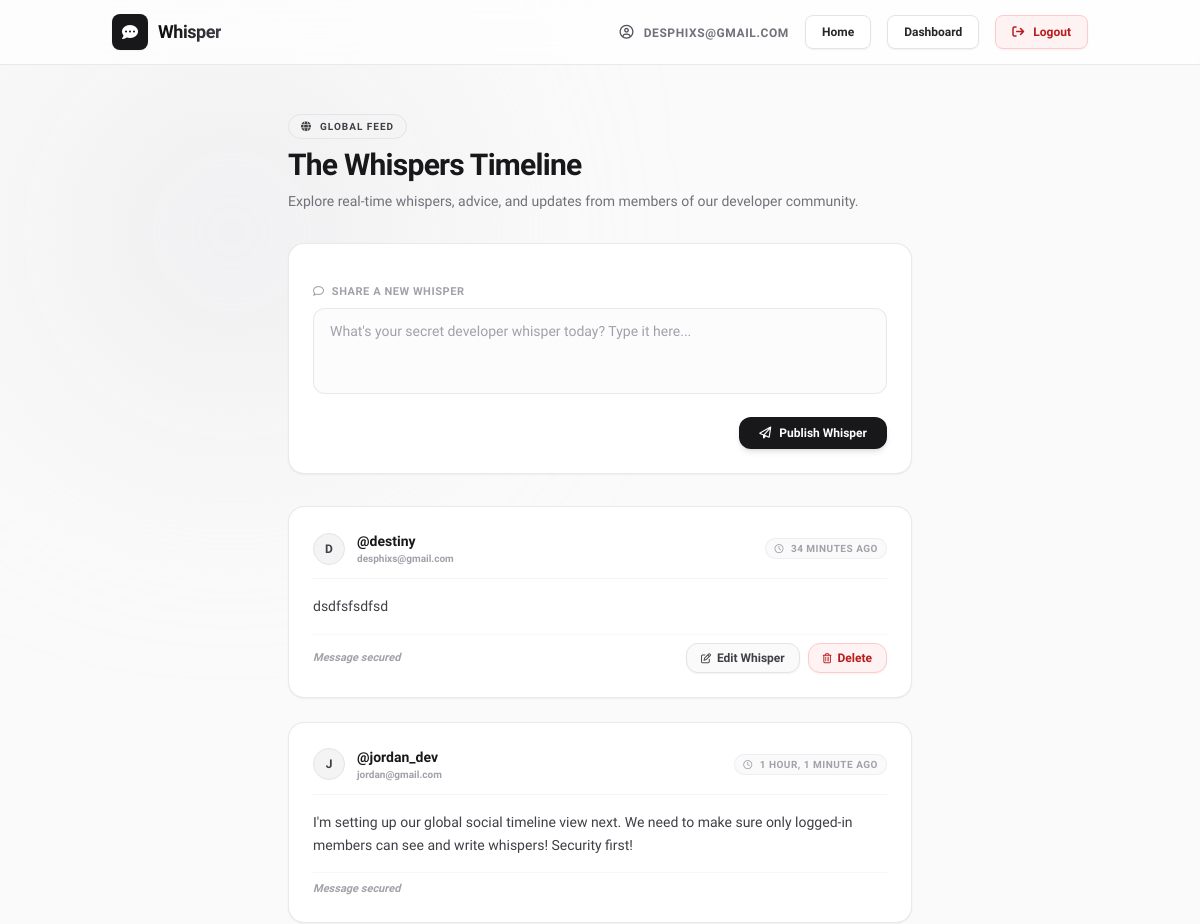
Page / (signed in, upper part) on the earlier database version.
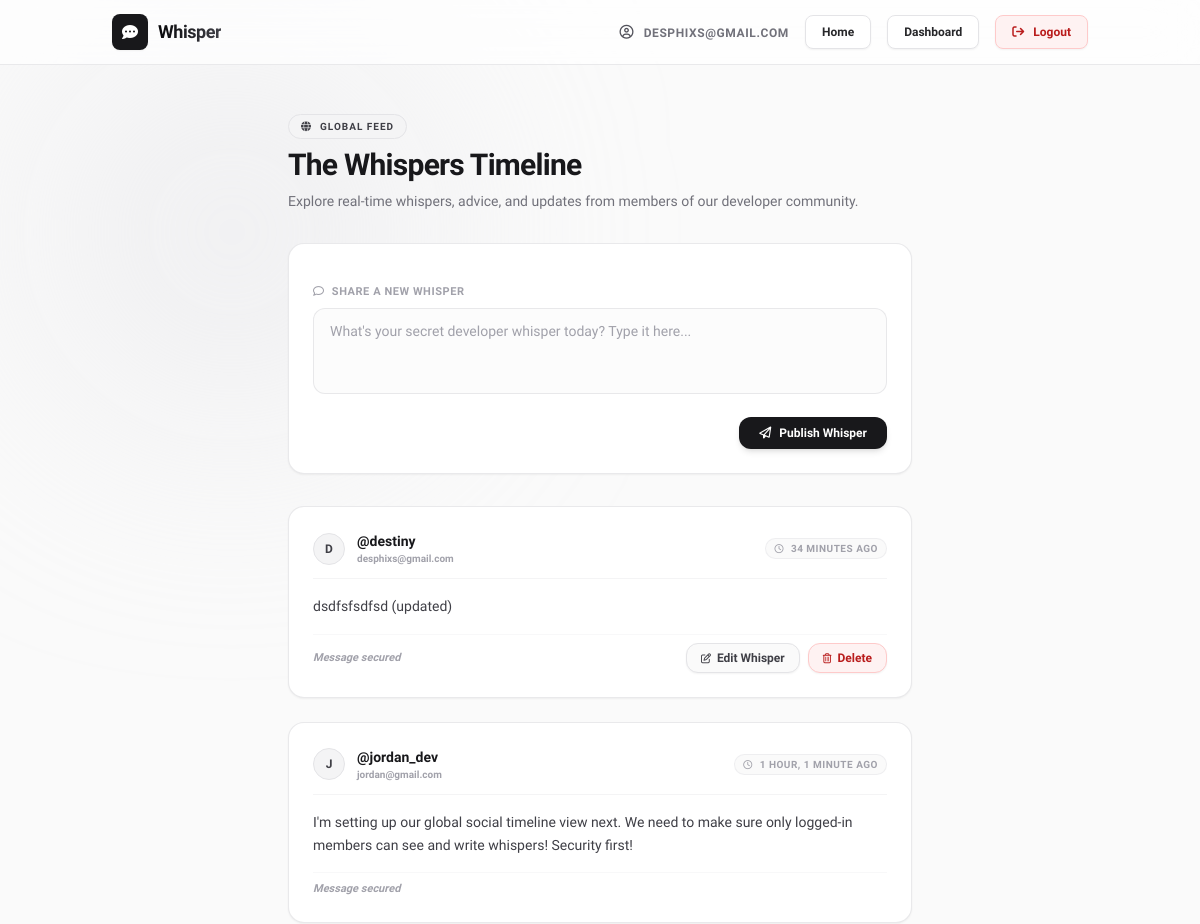
Same page on the later database version.
### feed/models.py (models this page shows, shortened)
class Message(models.Model):
    content = models.TextField()
    created_at = models.DateTimeField(auto_now_add=True)
    author = models.ForeignKey(User, on_delete=models.CASCADE)

### accounts/models.py (models this page shows)
class User(AbstractUser):
    email = models.EmailField(unique=True)
    USERNAME_FIELD = 'email'
    REQUIRED_FIELDS = ['username']

### feed/views.py (the view, shortened to what this page needs)
# urls.py: path('', views.timeline_view, name='index'),
@login_required
def timeline_view(request):
    messages = Message.objects.all().order_by('-created_at')
    context = {
        'messages': messages,
    }
    return render(request, 'index.html', context)

### feed/templates/index.html (shortened to what the changed rows need)
<!DOCTYPE html>
<html lang="en" class="h-full">
<head>
    <script src="https://cdn.tailwindcss.com"></script>
    <link rel="stylesheet" href="https://cdnjs.cloudflare.com/ajax/libs/font-awesome/6.4.0/css/all.min.css">
</head>
<body class="h-full bg-zinc-50 text-zinc-900 flex flex-col justify-between relative overflow-x-hidden min-h-screen">
    <main class="flex-grow w-full max-w-2xl mx-auto px-6 py-12 relative z-10 space-y-8">
        <div class="space-y-2">
            <h1 class="text-3xl font-extrabold tracking-tight text-zinc-900">
                The Whispers Timeline
            </h1>
        </div>
        <div class="space-y-6">
            {% for message in messages %}
                <article class="w-full bg-white border border-zinc-200/80 rounded-2xl p-6 shadow-sm hover:shadow-md transition-all duration-200 flex flex-col justify-between space-y-4">
                    <div class="flex items-center justify-between border-b border-zinc-100 pb-3">
                        <div class="flex items-center space-x-3">
                            <div class="flex items-center justify-center w-8 h-8 rounded-full bg-zinc-100 border border-zinc-200 text-zinc-700 font-bold text-xs">
                                {{ message.author.username|slice:":1"|upper }}
                            </div>
                            <div>
                                <h3 class="text-sm font-bold text-zinc-900 hover:text-zinc-600 transition duration-150 cursor-pointer">
                                    @{{ message.author.username }}
                                </h3>
                                <p class="text-[10px] text-zinc-400 font-semibold">{{ message.author.email }}</p>
                            </div>
                        </div>
                        <span class="text-[10px] text-zinc-400 font-bold bg-zinc-50 border border-zinc-200/50 px-2 py-0.5 rounded-full uppercase tracking-wider">
                            <i class="fa-regular fa-clock mr-1 text-[9px]"></i> {{ message.created_at|timesince }} ago
                        </span>
                    </div>
                    <div class="text-zinc-700 text-sm font-medium leading-relaxed break-words">
                        {{ message.content }}
                    </div>
                    <div class="flex items-center justify-between pt-2 border-t border-zinc-100/60">
                        <span class="text-[11px] text-zinc-400 font-semibold italic">Message secured</span>
                        {% if request.user == message.author %}
                            <div class="flex items-center space-x-2">
                                <a href="{% url 'edit_message' message.id %}" class="inline-flex items-center space-x-1.5 py-1.5 px-3.5 bg-zinc-50 hover:bg-zinc-100 active:bg-zinc-200 border border-zinc-200 text-zinc-700 font-bold rounded-xl text-xs transition duration-150 shadow-sm cursor-pointer">
                                    <i class="fa-regular fa-pen-to-square text-[10px]"></i>
                                    <span>Edit Whisper</span>
                                </a>
                                <a href="{% url 'delete_message' message.id %}" class="inline-flex items-center space-x-1.5 py-1.5 px-3.5 bg-red-50 hover:bg-red-100 active:bg-red-200 border border-red-200 text-red-700 font-bold rounded-xl text-xs transition duration-150 shadow-sm cursor-pointer">
                                    <i class="fa-regular fa-trash-can text-[10px]"></i>
                                    <span>Delete</span>
                                </a>
                            </div>
                        {% endif %}
                    </div>
                </article>
            {% endfor %}
        </div>
    </main>
</body>
</html>

Differences in the rows shown:
changed Message "34 MINUTES": content "dsdfsfsdfsd" → "dsdfsfsdfsd (updated)"
